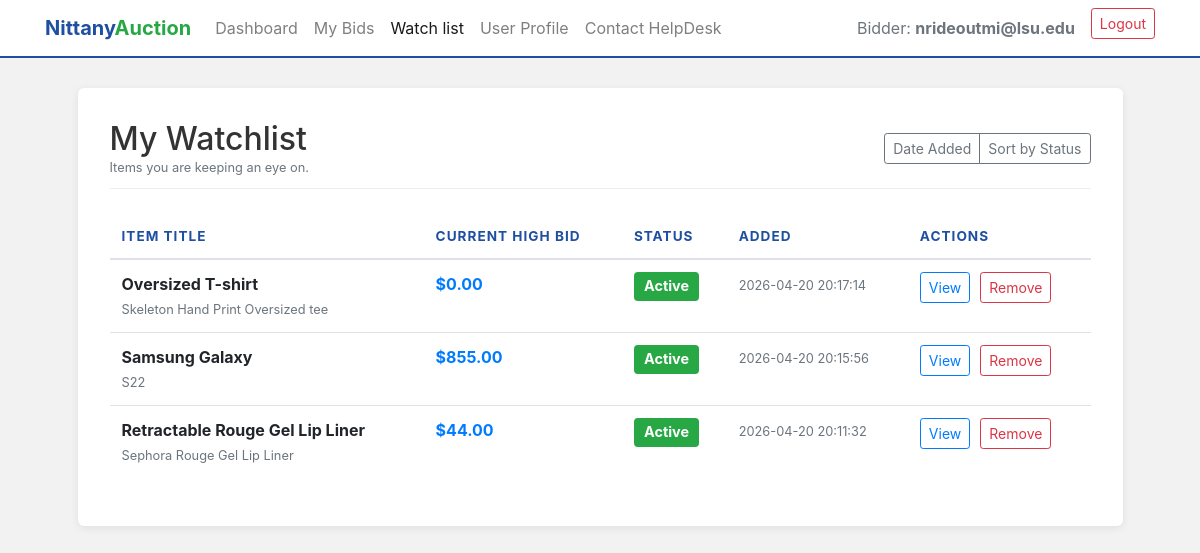
The page /watchlist (signed in) on the database as committed earlier.
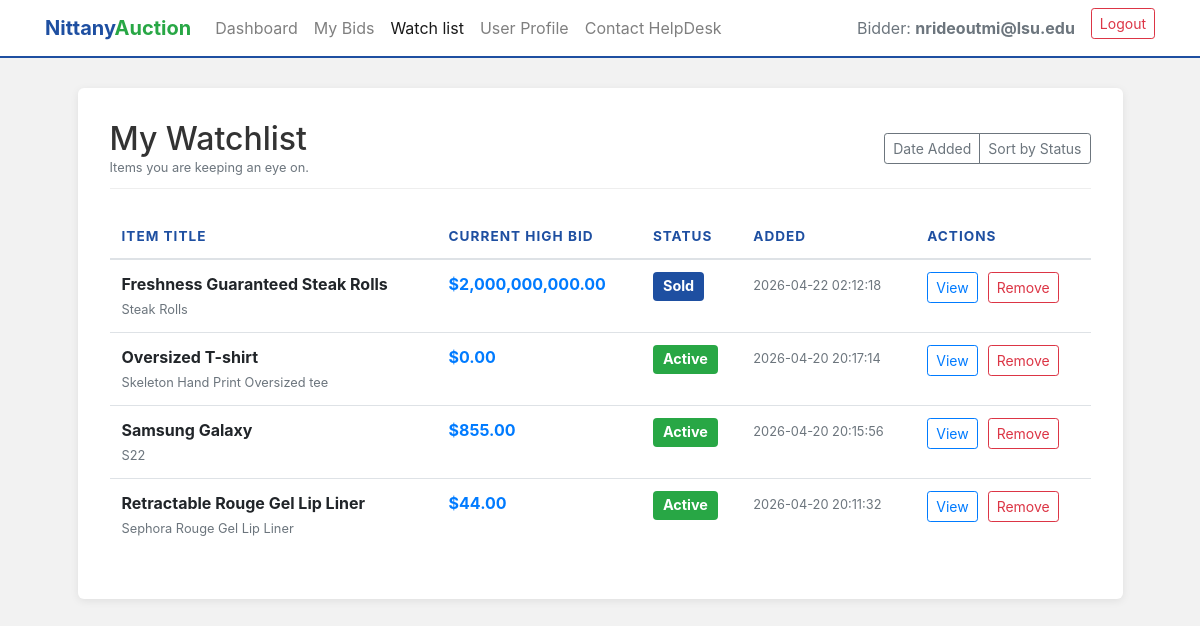
The same page on the database as committed later.
### tables this page shows
CREATE TABLE Watchlist (
    Bidder_Email TEXT NOT NULL,
    Seller_Email TEXT NOT NULL,
    Listing_ID INTEGER NOT NULL,
    Added_At TIMESTAMP DEFAULT CURRENT_TIMESTAMP,
    PRIMARY KEY (Bidder_Email, Seller_Email, Listing_ID),
    FOREIGN KEY (Bidder_Email) REFERENCES Bidders(email) ON DELETE CASCADE,
    FOREIGN KEY (Seller_Email, Listing_ID) REFERENCES Auction_Listings(Seller_Email, Listing_ID) ON DELETE CASCADE
);

CREATE TABLE "Auction_Listings"
(
    Seller_Email        text
        constraint Seller_Email
            references Sellers,
    Listing_ID          integer,
    Category            text,
    Auction_Title       text,
    Product_Name        text,
    Product_Description text,
    Quantity            integer,
    Reserve_Price       real,
    Max_bids            integer,
    Status              integer,
    primary key (Seller_Email, Listing_ID)
);

### app.py (the view)
@app.route('/watchlist', methods=['GET'])
def watchlist():
    user_email = session.get('email')
    roles = session.get('roles', [])
    if not user_email or 'bidder' not in roles:
        return redirect(url_for('authenticate', error='Access denied. Bidder account required.'))
    connection = get_connection()
    connection.row_factory = sqlite3.Row
    cursor = connection.cursor()
    sort = request.args.get('sort', 'date')
    order_clause = "W.Added_At DESC"
    if sort == 'status':
        order_clause = "A.Status ASC, W.Added_At DESC"
    cursor.execute(f"""
        SELECT W.Seller_Email, W.Listing_ID, W.Added_At,
               A.Auction_Title, A.Product_Name, A.Status
        FROM Watchlist W
        JOIN Auction_Listings A ON W.Listing_ID = A.Listing_ID AND W.Seller_Email = A.Seller_Email
        WHERE W.Bidder_Email = ?
        ORDER BY {order_clause}
    """, (user_email,))
    saved_items = cursor.fetchall()
    connection.close()
    processed_items = []
    for row in saved_items:
        item = dict(row)
        conn2 = get_connection()
        cur2 = conn2.cursor()
        cur2.execute("SELECT MAX(Bid_price) FROM Bids WHERE listing_id = ? AND seller_email = ?", (item['Listing_ID'], item['Seller_Email']))
        highest = cur2.fetchone()[0]
        item['Current_High_Bid'] = highest if highest else 0
        conn2.close()
        processed_items.append(item)
    return render_template('watchlist.html', listings=processed_items, email=user_email)

### app.py (called while the page is built)
@app.before_request
def ensure_roles_loaded():
    if 'email' in session and 'roles' not in session:
        connection = get_connection()
        cursor = connection.cursor()
        roles = []
        cursor.execute("SELECT 1 FROM Helpdesk WHERE email = ?", (session['email'],))
        if cursor.fetchone(): roles.append('helpdesk')
        cursor.execute("SELECT 1 FROM Sellers WHERE email = ?", (session['email'],))
        if cursor.fetchone(): roles.append('seller')
        cursor.execute("SELECT 1 FROM Bidders WHERE email = ?", (session['email'],))
        if cursor.fetchone(): roles.append('bidder')
        connection.close()
        session['roles'] = roles

def get_connection():
    conn = sql.connect(DB_NAME)
    return conn

### templates/watchlist.html (shortened to what this page needs)
<!DOCTYPE html>
<html lang="en">
<head>
    <link rel="stylesheet" href="https://stackpath.bootstrapcdn.com/bootstrap/4.4.1/css/bootstrap.min.css"
>
</head>
<body>
    <nav class="navbar navbar-expand-lg navbar-light">
        <div class="container">
            <a class="navbar-brand brand-text" href="/bidder">
                <span class="nittany">Nittany</span><span class="auction">Auction</span>
            </a>
            <div class="collapse navbar-collapse" id="bidderNavbar">
                <ul class="navbar-nav mr-auto">
                    <li class="nav-item">
                        <a class="nav-link" href="/bidder">Dashboard</a>
                    </li>
                    <li class="nav-item">
                        <a class="nav-link" href="/my-bids">My Bids</a>
                    </li>
                    <li class="nav-item">
                        <a class="nav-link active" href="/watchlist">Watch list</a>
                    </li>
                    <li>
                        <a class="nav-link" href="/profile">User Profile</a>
                    </li>
                    <li class="nav-item">
                        <a class="nav-link" href="/contact-helpdesk">Contact HelpDesk</a>
                    </li>
                </ul>
                <ul class="navbar-nav ml-auto">
                    <li class="nav-item">
                        <span class="nav-link text-muted">Bidder: <strong>{{ email }}</strong></span>
                    </li>
                    <li class="nav-item">
                        <a class="btn btn-sm btn-outline-danger ml-2" href="/login">Logout</a>
                    </li>
                </ul>
            </div>
        </div>
    </nav>
    <div class="container">
        <div class="row justify-content-center">
            <div class="col-md-11 dashboard-card">
                <div class="section-header d-flex justify-content-between align-items-center">
                    <div>
                        <h2 class="mb-0">My Watchlist</h2>
                        <p class="text-muted small mb-0">Items you are keeping an eye on.</p>
                    </div>
                    <div class="btn-group">
                        <a href="/watchlist?sort=date" class="btn btn-sm btn-outline-secondary">Date Added</a>
                        <a href="/watchlist?sort=status" class="btn btn-sm btn-outline-secondary">Sort by Status</a>
                    </div>
                </div>
                <div class="table-responsive">
                    <table class="table table-hover">
                        <thead>
                            <tr>
                                <th>Item Title</th>
                                <th>Current High Bid</th>
                                <th>Status</th>
                                <th>Added</th>
                                <th>Actions</th>
                            </tr>
                        </thead>
                        <tbody>
                            {% for item in listings %}
                            <tr>
                                <td>
                                    <strong>{{ item.Auction_Title }}</strong><br>
                                    <small class="text-muted">{{ item.Product_Name }}</small>
                                </td>
                                <td class="text-primary font-weight-bold">
                                    ${{ "{:,.2f}".format(item.Current_High_Bid | float) }}
                                </td>
                                <td>
                                    {% if item.Status == 1 %}
                                    <span class="badge badge-success">Active</span>
                                    {% elif item.Status == 0 %}
                                    <span class="badge badge-secondary">Inactive</span>
                                    {% elif item.Status == 2 %}
                                    <span class="badge badge-info" style="background-color: #1e4fa1;">Sold</span>
                                    {% elif item.Status == 3 %}
                                    <span class="badge badge-warning"
                                        style="background-color: #ffc107; color: #212529;">Reserve Not Met</span>
                                    {% endif %}
                                </td>
                                <td class="text-muted"><small>{{ item.Added_At }}</small></td>
                                <td>
                                    <div class="d-flex" style="gap: 10px;">
                                        <a href="/item-details?item={{ item.Listing_ID }}&seller={{ item.Seller_Email }}&source=watchlist"
                                            class="btn btn-sm btn-outline-primary">View</a>
                                        <button type="button" class="btn btn-sm btn-outline-danger" data-toggle="modal"
                                            data-target="#removeModal{{ item.Listing_ID }}">
                                            Remove
                                        </button>
                                    </div>
                                </td>
                            </tr>
                            {% endfor %}
                        </tbody>
                    </table>
                </div>
            </div>
        </div>
    </div>
</body>
</html>

### templates/watchlist.html (style rules this page uses)
body { background-color: #f2f2f2; }
.navbar { background-color: white; border-bottom: 2px solid #1e4fa1; margin-bottom: 30px; }
.brand-text .nittany { color: #1e4fa1; font-weight: bold; }
.brand-text .auction { color: #28a745; font-weight: bold; }
.dashboard-card { background: white; border-radius: 6px; box-shadow: 0 2px 8px rgba(0, 0, 0, 0.08); padding: 2rem; margin-bottom: 50px; }
.section-header { color: #333; border-bottom: 1px solid #eee; padding-bottom: 10px; margin-bottom: 25px; }
.table thead th { border-top: none; color: #1e4fa1; text-transform: uppercase; font-size: 0.85rem; letter-spacing: 1px; }
.badge { font-size: 90%; padding: 0.5em 0.7em; }

Rows that differ between the two databases and show on the page:
added Watchlist: Auction_Title "Freshness Guaranteed Steak Rolls", Product_Name "Steak Rolls", Current_High_Bid "2,000,000,000.00", shows "Sold", Added_At "2026-04-22 02:12:18"
